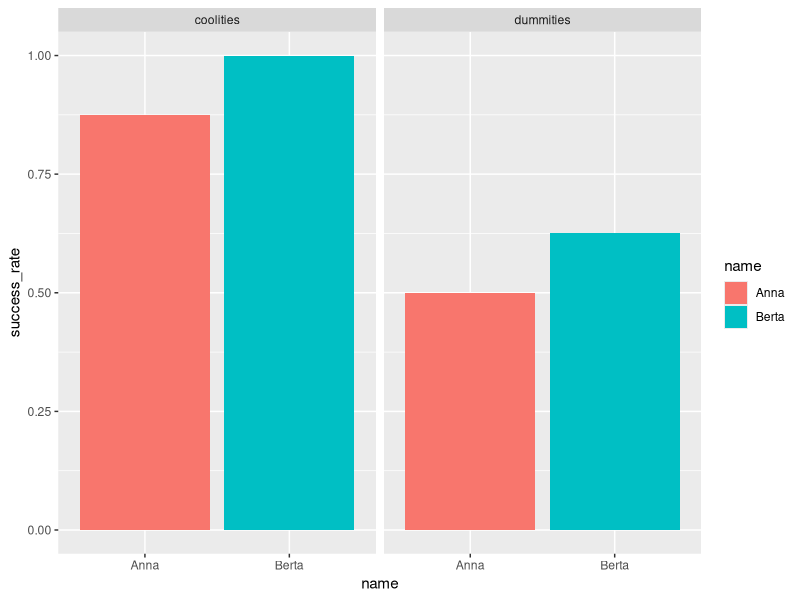
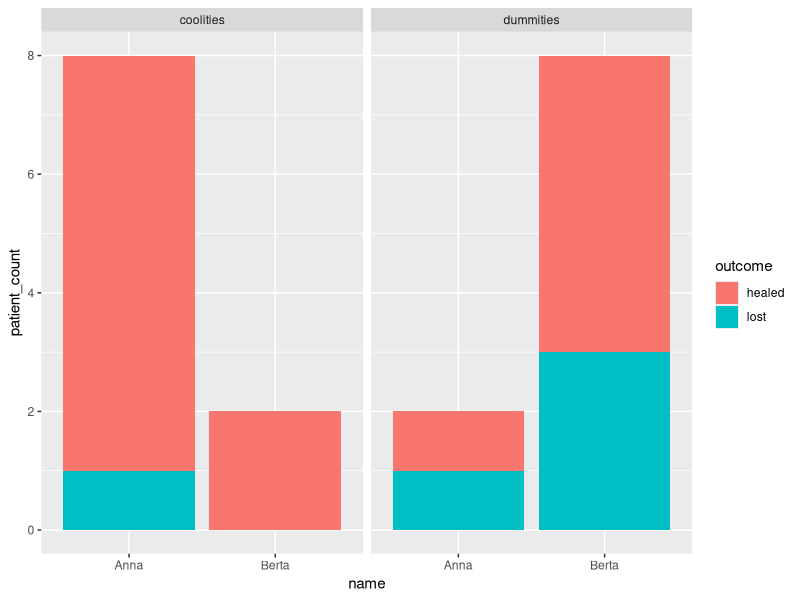
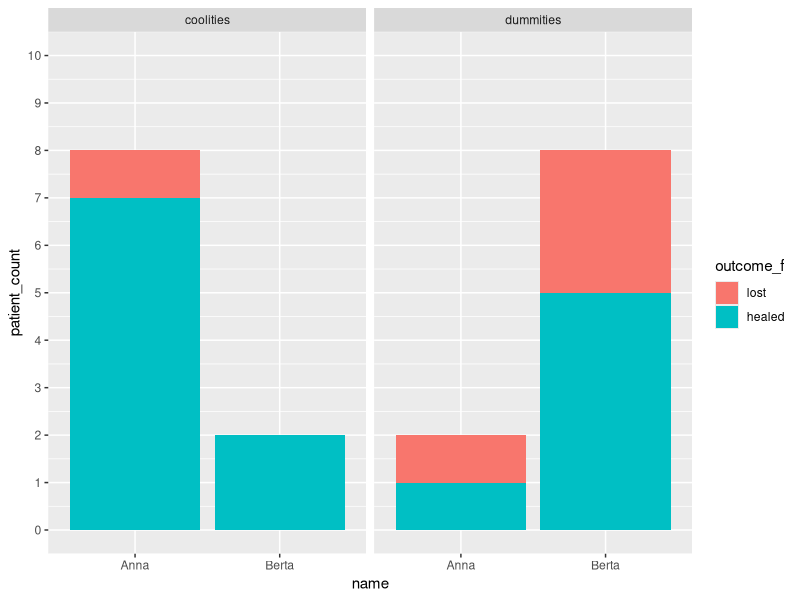
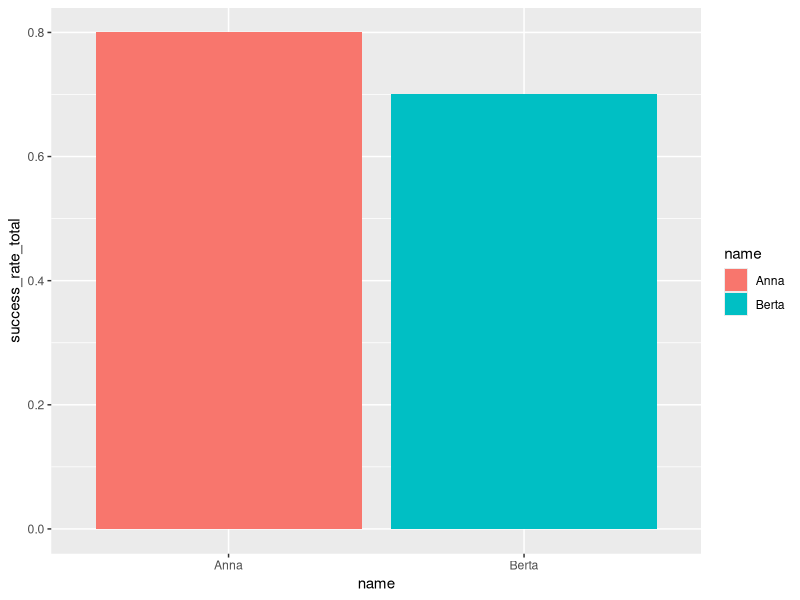
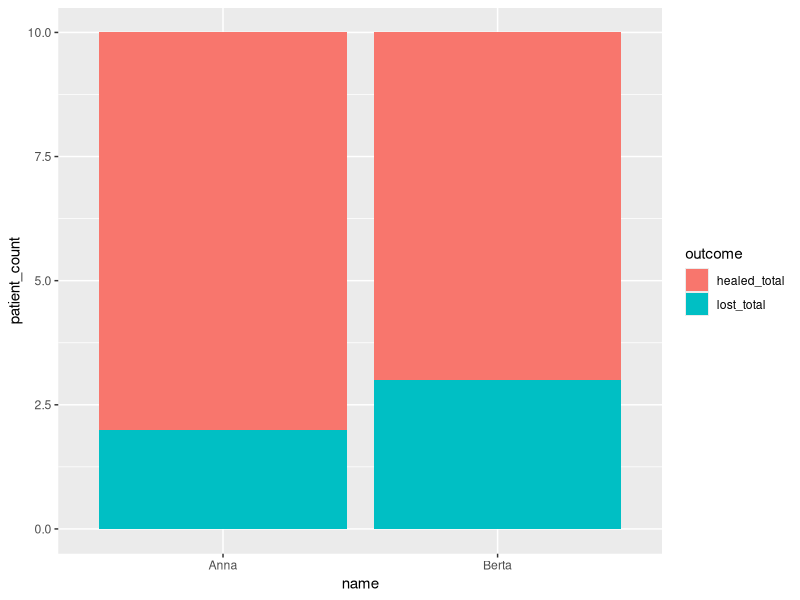
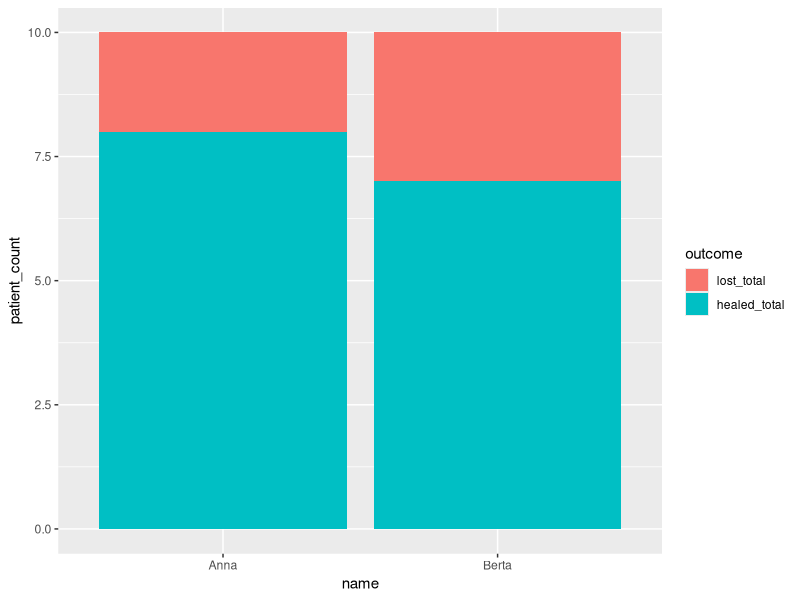
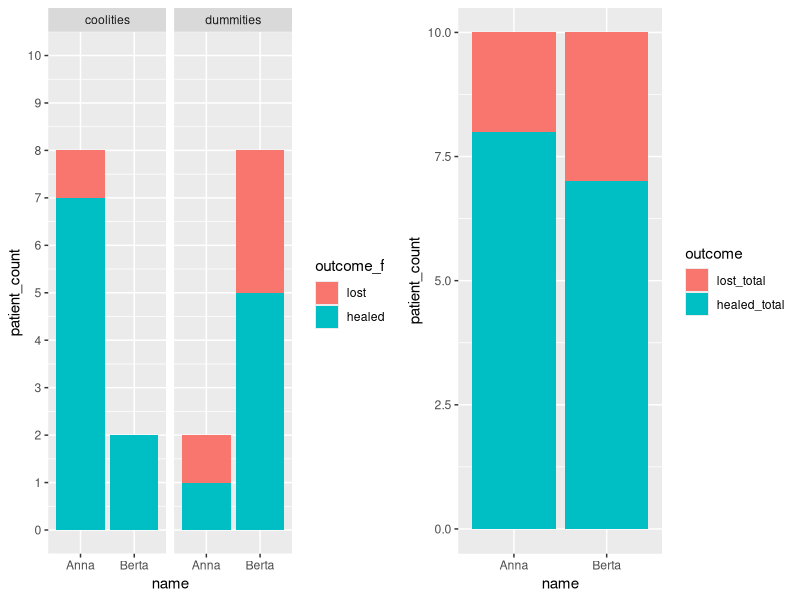

R code for these plots, in order:
## ---- chunk 1
library(tidyverse)
df <- tribble(
  ~name,   ~coolities, ~dummities,
   "Anna", 7/8,         1/2,
  "Berta", 2/2,         5/5
)
df
## ---- chunk 2
df <- tribble(
  ~name,   ~condition,  ~healed, ~lost, ~success_rate,
   "Anna", "coolities",  7L, 1L, 7/8,
  "Anna", "dummities",  1L, 1L, 1/2,
  "Berta", "coolities",  2L, 0L, 2/2,
  "Berta", "dummities", 5L, 3L, 5/8
)
df
## ---- chunk 3
df %>% 
  mutate(treated = healed+lost) %>% 
  ggplot(aes(x = name, y = success_rate)) +
  geom_col(aes(fill = name)) +
  facet_wrap(~condition)
## ---- chunk 4
df %>% 
  gather(key = outcome, value = patient_count, -c(name, success_rate, condition)) -> df_long

df_long
## ---- chunk 5
df_long %>% 
  ggplot(aes(x = name, y = patient_count, fill = outcome)) +
  geom_bar(stat = "identity", position = "stack") +
  facet_wrap(~condition)
## ---- chunk 6
df_long$outcome_f <- factor(x = df_long$outcome,
                                  levels = c("lost",
                                             "healed"
                                             ))
p_docs1 <- df_long %>% 
  ggplot(aes(x = name, y = patient_count, fill = outcome_f)) +
  geom_bar(stat = "identity", position = "stack") +
  facet_wrap(~condition) +
  scale_y_continuous(breaks = 0:10, limits = c(0, 10)) -> p_docs1
p_docs1
## ---- chunk 7
df %>% 
  group_by(name) %>% 
  summarise(healed_total = sum(healed),
            lost_total = sum(lost),
            success_rate_total = healed_total / 
              (healed_total + lost_total)) -> df_grouped
df_grouped
## ---- chunk 8
df_grouped %>% 
  ggplot(aes(x = name, y = success_rate_total)) +
  geom_col(aes(fill = name))
## ---- chunk 9
df_grouped %>%
  gather(key = outcome, value = patient_count, -c(name, success_rate_total)) -> df_grouped_long

df_grouped_long
## ---- chunk 10
df_grouped_long %>% 
  ggplot(aes(x = name, y = patient_count, fill = outcome)) +
  geom_col()
## ---- chunk 11
df_grouped_long$outcome <- factor(x = df_grouped_long$outcome,
                                  levels = c("lost_total",
                                             "healed_total"
                                             ))

df_grouped_long %>% 
  ggplot(aes(x = name, y = patient_count, fill = outcome)) +
  geom_bar(stat = "identity") -> p_docs2
p_docs2
## ---- chunk 12
library(gridExtra) 
grid.arrange(p_docs1, p_docs2, nrow = 1) 
